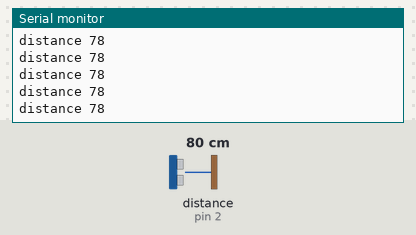
The sketch below on a simulated Arduino Uno, built with avr-gcc and run on an emulated ATmega328P. Shown: the last lines printed to the serial monitor. Wiring (inferred from the names in the program): ultrasonic range finder: trigger pin 3; echo pin 2. The test bench sets the inputs (shaded band); at power-on: distance to the obstacle (sensor on pin 2) 80 cm. The echo pulse lasts 58.3 µs per cm.

Above: at 1.2 s.
1.3 s: distance to the obstacle (sensor on pin 2) set to 2 cm
At 1.9 s:
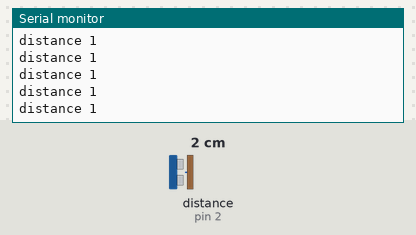
4.3 s: distance to the obstacle (sensor on pin 2) set to 18 cm
At 4.9 s:
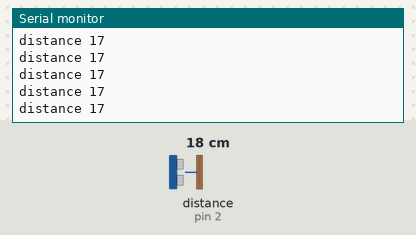
7.3 s: distance to the obstacle (sensor on pin 2) set to 4 cm
At 8.4 s:
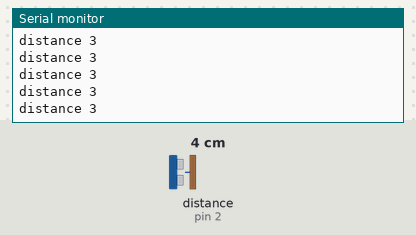
10.3 s: distance to the obstacle (sensor on pin 2) set to 299 cm
At 10.8 s:
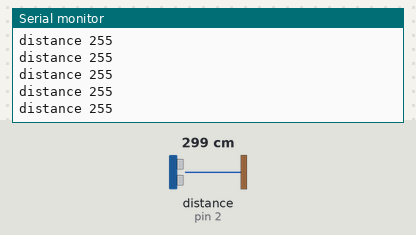
Timing chart, 0 to 13.3 s (numbered marks = the images above; inputs shaded):
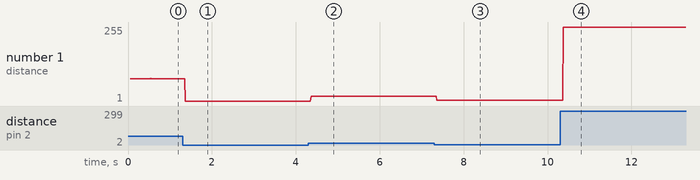

The sketch:

sensor.ino
```cpp
#include <TimerOne.h>
//#include <PWM.h>

#define echoPin 2 // attach pin D2 Arduino to pin Echo of HC-SR04
#define trigPin 3 //attach pin D3 Arduino to pin Trig of HC-SR04

// DEFINE VARIABLES
long duration; // variable for the duration of sound wave travel
int distance; // variable for the distance measurement
const int interrupt_pin = 3;

const int k = 512;
int t = 25;
const unsigned int MAX_MESSAGE_LENGTH = 12;
int incomingByte = 0;
int pulses_left = 0;
int32_t frequency = 40000;

unsigned char val = 0x00;


#define CIRCLE_SIZE 15
uint16_t circleData[CIRCLE_SIZE] = {0};
uint16_t circlePointer = 0;
uint32_t circleSum = 0;

void updateRollingAverage(uint16_t value)
{
  circleSum = circleSum - circleData[circlePointer] + value;
  circleData[circlePointer] = value;
  circlePointer++;
  if (circlePointer == CIRCLE_SIZE) circlePointer = 0;
}

uint16_t rollingAverage()
{
  return circleSum / CIRCLE_SIZE;
}

void setup() {
//  TCNT2 = 0;
//  TCCR2A = (1<<COM2B1) + (1<<WGM21) + (1<<WGM20);
//  TCCR2B = (1<<CS21) + (1<<CS20) + (1<<WGM22);
//
//  TIMSK2 = (1 << OCIE2B);
//  OCR2A = 5;
//  OCR2B = 2;
//  DDRD |= (1<<PD3);
//  DDRD |= B11110111;
//  DDRB |= B11111111;
//  DDRD |= PIN6;
//  sei();

  pinMode(trigPin, OUTPUT); // Sets the trigPin as an OUTPUT
  pinMode(echoPin, INPUT); // Sets the echoPin as an INPUT
  Serial.begin(9600); // // Serial Communication is starting with 9600 of baudrate speed
  Serial.println("Ultrasonic Sensor HC-SR04 Test"); // print some text in Serial Monitor
  Serial.println("with Arduino UNO R3");
}

void printDist(int distance) {
  char strBuf[50];
  sprintf(strBuf, "distance %d", distance);
  Serial.println(strBuf);
}

ISR(TIMER2_COMPB_vect) {
  val = val ^ 0XFF;

  PORTB = val;

}
float actual = 0.0;
void loop() {
  delay(7);
  delayMicroseconds(800);
  digitalWrite(trigPin, LOW);
  delayMicroseconds(2);

  digitalWrite(trigPin, HIGH); // Sets the trigPin HIGH (ACTIVE) for 10 microseconds
  delayMicroseconds(10);

  digitalWrite(trigPin, LOW); // Reads the echoPin, returns the sound wave travel time in microseconds

  // Calculate and display the distance
  distance = pulseIn(echoPin, HIGH) * 0.034 / 2; // Speed of sound wave divided by 2 (go and back)
  if (distance > 255) {
    distance = 255;
  }
  printDist(distance);

//    updateRollingAverage(pulseIn(echoPin, HIGH) * 0.034 / 2);
//
//    distance = rollingAverage();
//    actual = ((float)distance - 25.6)/1.59;
//    printDist(actual);
}
```

Measured:
- after the input at 1.3 s, the serial monitor: prints a new line after 0.07 s (image 1)
- after the input at 4.3 s, the serial monitor: prints a new line after 0.06 s (image 2)
- after the input at 7.3 s, the serial monitor: prints a new line after 0.06 s (image 3)
- after the input at 10.3 s, the serial monitor: prints a new line after 0.07 s (image 4)
- plotted number 1: 78 → 1 after the input at 1.3 s, 1 → 17 after the input at 4.3 s, 17 → 3 after the input at 7.3 s, 3 → 255 after the input at 10.3 s
